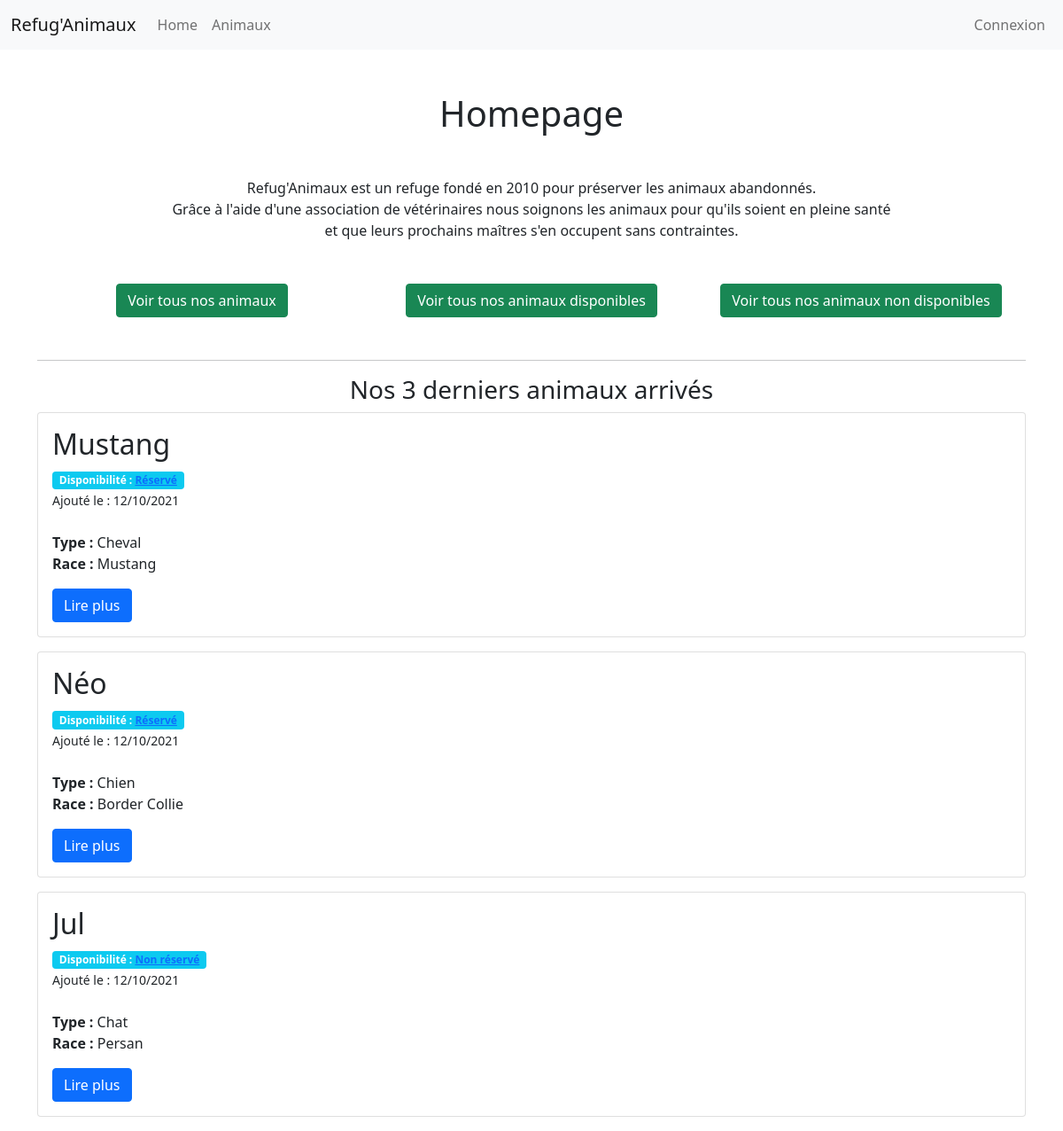
The page / on the database its author committed.
### tables this page shows
CREATE TABLE `animals` (
  `id` int(11) NOT NULL,
  `name` varchar(255) NOT NULL,
  `type` varchar(255) NOT NULL,
  `race` varchar(255) NOT NULL,
  `description` text NOT NULL,
  `created_at` datetime DEFAULT CURRENT_TIMESTAMP
);

CREATE TABLE `tags` (
  `id` int(11) NOT NULL,
  `name` varchar(255) NOT NULL DEFAULT '0',
  `created_at` date NOT NULL
);

### app/Controllers/Controller.php (called while the page is built, shortened)
<?php
abstract class Controller {
    protected $db;
    public function __construct(DBConnection $db)
    {
        $this->db = $db;
    }
    protected function view(string $path, array $params = null)
    {
        $path = str_replace('.', DIRECTORY_SEPARATOR, $path);
        require VIEWS . $path . '.php';
        require VIEWS . 'layout.php';
    }
    protected function getDB()
    {
        return $this->db;
    }
}

### app/Controllers/AnimalsController.php (called while the page is built, shortened)
<?php
class AnimalsController extends Controller {
    public function welcome()
    {
        $animal = new Animal($this->getDB());
        $animals = $animal->threeElements();
        return $this->view('animals.welcome', compact('animals'));
    }
}

### routes/Route.php (called while the page is built, shortened)
<?php
class Route {
    public $path;
    public $action;
    public $matches;
    public function __construct($path, $action)
    {
        $this->path = trim($path, '/');
        $this->action = $action;
    }
    public function matches(string $url)
    {
        $path = preg_replace('#:([\w]+)#', '([^/]+)', $this->path);
        $pathToMatch = "#^$path$#";
        if (preg_match($pathToMatch, $url, $matches)) {
            $this->matches = $matches;
            return true;
        } else {
            return false;
        }
    }
    public function execute()
    {
        $params = explode('@', $this->action);
        $controller = new $params[0](new DBConnection(DB_NAME, DB_HOST, DB_USER, DB_PWD));
        $method = $params[1];
        return isset($this->matches[1]) ? $controller->$method($this->matches[1]) : $controller->$method();
    }
}

### routes/Router.php (called while the page is built, shortened)
<?php
class Router {
    public $url;
    public $routes = [];
    public function __construct($url)
    {
        $this->url = trim($url, '/');
    }
    public function get(string $path, string $action)
    {
        $this->routes['GET'][] = new Route($path, $action);
    }
    public function post(string $path, string $action)
    {
        $this->routes['POST'][] = new Route($path, $action);
    }
    public function run()
    {
        foreach ($this->routes[$_SERVER['REQUEST_METHOD']] as $route) {
            if ($route->matches($this->url)) {
                return $route->execute();
            }
        }
        throw new NotFoundException("Cette page n'existe pas :3");
    }
}

### public/index.php (called while the page is built, shortened)
<?php
    $router = new Router($_GET['url']);
    $router->get('/', 'App\Controllers\AnimalsController@welcome');
    $router->get('/animals', 'App\Controllers\AnimalsController@index');
    $router->get('/animals/:id', 'App\Controllers\AnimalsController@show');
    $router->get('/tags/:id', 'App\Controllers\AnimalsController@tag');
    $router->get('/login', 'App\Controllers\UserController@login');
    $router->post('/login', 'App\Controllers\UserController@loginPost');
    $router->get('/logout', 'App\Controllers\UserController@logout');
    $router->get('/admin/animals', 'App\Controllers\Admin\AnimalController@index');
    $router->get('/admin/animals/create', 'App\Controllers\Admin\AnimalController@create');
    $router->post('/admin/animals/create', 'App\Controllers\Admin\AnimalController@createAnimal');
    $router->post('/admin/animals/delete/:id', 'App\Controllers\Admin\AnimalController@destroy');
    $router->get('/admin/animals/edit/:id', 'App\Controllers\Admin\AnimalController@edit');
    $router->post('/admin/animals/edit/:id', 'App\Controllers\Admin\AnimalController@update');
    try {
        $router->run();
    } catch (NotFoundException $e) {
        return $e->error404();
    }
?>

### app/Models/Model.php (called while the page is built, shortened)
<?php
abstract class Model {
    protected $db;
    protected $table;
    public function __construct(DBConnection $db)
    {
        $this->db = $db;
    }
    public function threeElements(): array
    {
        return $this->query("SELECT * FROM {$this->table} ORDER BY created_at DESC LIMIT 3");
    }
    public function query(string $sql, array $param = null, bool $single = null)
    {
        $method = is_null($param) ? 'query' : 'prepare';
        $fetch = is_null($single) ? 'fetchAll' : 'fetch';
        $stmt = $this->db->getPDO()->$method($sql);
        $stmt->setFetchMode(PDO::FETCH_CLASS, get_class($this), [$this->db]);
        if ($method === 'query') {
            return $stmt->$fetch();
        } else {
            $stmt->execute($param);
            return $stmt->$fetch();
        }
    }
}

### database/DBConnection.php (called while the page is built, shortened)
<?php
class DBConnection {
    private $dbname;
    private $host;
    private $username;
    private $password;
    private $pdo;
    public function __construct(string $dbname, string $host, string $username, string $password)
    {
        $this->dbname = $dbname;
        $this->host = $host;
        $this->username = $username;
        $this->password = $password;
    }
    public function getPDO(): PDO
    {
        return $this->pdo ?? $this->pdo = new PDO("mysql:dbname={$this->dbname};host={$this->host}", $this->username, $this->password, [
            PDO::ATTR_ERRMODE => PDO::ERRMODE_EXCEPTION,
            PDO::ATTR_DEFAULT_FETCH_MODE => PDO::FETCH_OBJ,
            PDO::MYSQL_ATTR_INIT_COMMAND => 'SET CHARACTER SET UTF8'
        ]);
    }
}

### app/Models/Animal.php (called while the page is built, shortened)
<?php
class Animal extends Model {
    public function getCreatedAt()
    {
        return (new DateTime($this->created_at))->format('d/m/Y');
    }
    public function getTags()
    {
        return $this->query("
            SELECT t.* FROM tags t
            INNER JOIN animal_tag at ON at.tag_id = t.id
            WHERE at.animal_id = ?
        ", [$this->id]);
    }
}

### views/animals/welcome.php (the view)
<h1 class="text-center mt-5">Homepage</h1>
<p class="text-center my-5">
    Refug'Animaux est un refuge fondé en 2010 pour préserver les animaux abandonnés.<br/>
    Grâce à l'aide d'une association de vétérinaires nous soignons les animaux pour qu'ils soient en pleine santé<br/>et que leurs prochains maîtres s'en occupent sans contraintes.
</p>
<div class="container my-5">
    <div class="row text-center">
        <div class="col-md-4">
            <a href="/animals"><button class="btn btn-success">Voir tous nos animaux</button></a>
        </div>
        <div class="col-md-4">
            <a href="/tags/10"><button class="btn btn-success">Voir tous nos animaux disponibles</button></a>
        </div>
        <div class="col-md-4">
            <a href="/tags/9"><button class="btn btn-success">Voir tous nos animaux non disponibles</button></a>
        </div>
    </div>
</div>
<hr/>
<h3 class="text-center">Nos 3 derniers animaux arrivés</h3>
<?php foreach($params['animals'] as $animal): ?>
    <div class="card mb-3">
        <div class="card-body">
            <h2><?= $animal->name ?></h2>
            <div>
                <?php foreach ($animal->getTags() as $tag) : ?>
                    <span class="badge bg-info">Disponibilité : <a href="/tags/<?= $tag->id ?>"><?= $tag->name ?></a></span>
                <?php endforeach ?>
            </div>
            <small>Ajouté le : <?= $animal->getCreatedAt() ?></small>
            <br/><br/>
            <b>Type :</b> <?= $animal->type ?><br/>
            <b>Race :</b> <?= $animal->race ?></p>
            <a href="/animals/<?= $animal->id ?>" class="btn btn-primary">Lire plus</a>
        </div>
    </div>
<?php endforeach ?>

### rows shown on the page
animals: name "Mustang", created_at "12/10/2021", type "Cheval", race "Mustang"
tags: name "Réservé"
animals: name "Néo", created_at "12/10/2021", type "Chien", race "Border Collie"
animals: name "Jul", created_at "12/10/2021", type "Chat", race "Persan"
tags: name "Non réservé"
